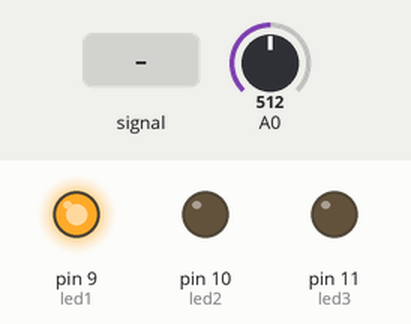
Recording of a sketch running on a simulated Arduino Uno, built with avr-gcc and run on an emulated ATmega328P. On the bench: output pins drawn as LEDs (lit = HIGH). The inputs (shaded band) are chosen by the test bench; at power-on: A0 = 512. What the sketch prints to the serial monitor is not drawn.

Above: at 1.2 s.
1.3 s: A0 fed a 200 Hz sine of ±255 counts around its level
At 2.0 s:
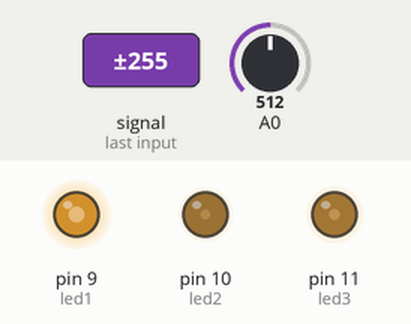
4.3 s: A0 set to 610
At 4.7 s:
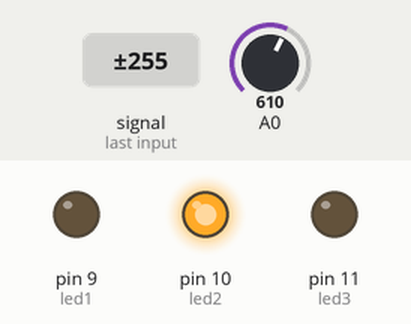
5.8 s: A0 set to 584
At 6.6 s:
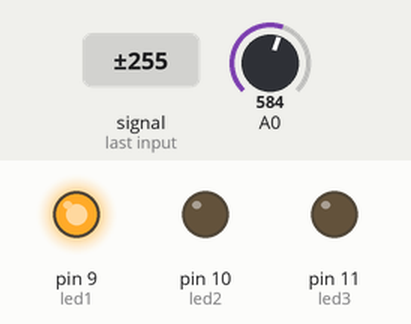
7.3 s: A0 set to 710
At 7.8 s:
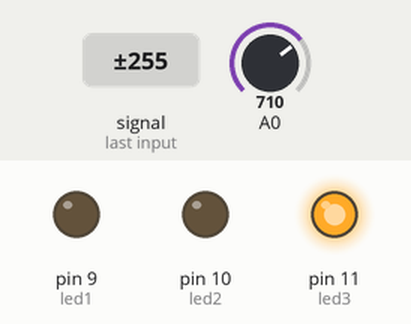
8.8 s: A0 set to 810
At 10.1 s:
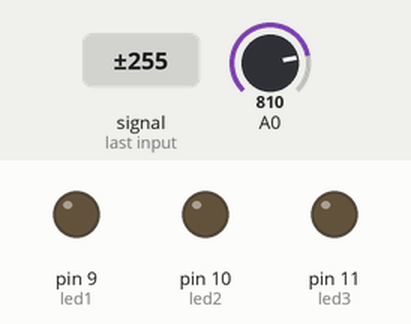
Timing chart, 0 to 11.3 s (numbered marks = the images above; inputs shaded):
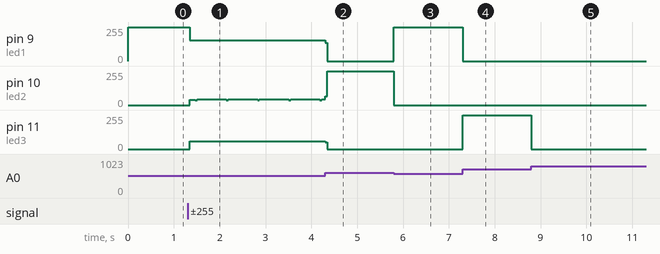

The sketch:

q23.ino
```cpp
int led1 = 9;
int led2 = 10;
int led3 = 11;
void setup() {
  Serial.begin(115200);
  pinMode(led1,OUTPUT);
  pinMode(led2,OUTPUT);
  pinMode(led3,OUTPUT);
}

void loop() {
  int Temp = analogRead(A0);
  Serial.println(Temp);

  if(Temp<600){
    digitalWrite(led1,1);
    digitalWrite(led2,0);
    digitalWrite(led3,0);
  }
  else if(Temp < 700){
    digitalWrite(led1,0);
    digitalWrite(led2,1);
    digitalWrite(led3,0);
  }
  else if(Temp < 800){
    digitalWrite(led1,0);
    digitalWrite(led2,0);
    digitalWrite(led3,1);
  }
  else if(Temp > 800){
    digitalWrite(led1,0);
    digitalWrite(led2,0);
    digitalWrite(led3,0);
  }
}
```

Measured:
- the behaviour switches between 600 and 599 on A0 (found by bisection; images 2 and 3)
- after the input at 1.3 s, pin 9 (led1): 255/255 → 155/255 after 0.05 s; pin 10 (led2): 0/255 → 41/255 after 0.05 s, then repeats every 0.68 s: 35/255 0.04 s, 43/255 0.64 s; pin 11 (led3): 0/255 → 60/255 after 0.05 s
- after the input at 4.3 s, pin 9 (led1): 155/255 → 0/255 at once; pin 11 (led3): 60/255 → 0/255 at once
- after the input at 5.8 s, pin 9 (led1): 0/255 → 255/255 at once; pin 10 (led2): 255/255 → 0/255 at once
- after the input at 7.3 s, pin 9 (led1): 255/255 → 0/255 at once; pin 11 (led3): 0/255 → 255/255 at once
- after the input at 8.8 s, pin 11 (led3): 255/255 → 0/255 at once
